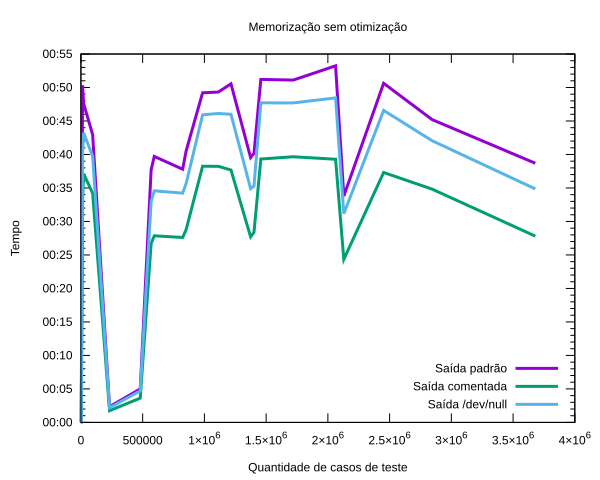

This figure's gnuplot source:
set datafile separator ','
set ydata time
set timefmt "%s" # specify our time string format
set format y "%f" # otherwise it will show only MM:SS


set ylabel "Tempo" # label for the Y axis
set xlabel 'Quantidade de casos de teste' # label for the X axis

set title "Memorização sem otimização"
set key right bottom
set terminal svg
set output 'v3.svg'
plot 'versao3.2.csv' using 2:5 with lines lw 3 title 'Saída padrão' ,'versao3_Com_2.csv' using 2:5 with lines lw 3 title "Saída comentada",'versao3_Null_2.csv' using 2:5 with lines lw 3 title "Saída /dev/null"
